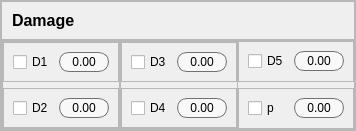
                  <widget class="QFrame" name="frame_damage_model">
                   <property name="enabled">
                    <bool>true</bool>
                   </property>
                   <property name="frameShape">
                    <enum>QFrame::Shape::StyledPanel</enum>
                   </property>
                   <property name="frameShadow">
                    <enum>QFrame::Shadow::Raised</enum>
                   </property>
                   <layout class="QVBoxLayout" name="verticalLayout_33">
                    <property name="spacing">
                     <number>0</number>
                    </property>
                    <property name="leftMargin">
                     <number>0</number>
                    </property>
                    <property name="topMargin">
                     <number>0</number>
                    </property>
                    <property name="rightMargin">
                     <number>0</number>
                    </property>
                    <property name="bottomMargin">
                     <number>0</number>
                    </property>
                    <item>
                     <widget class="QFrame" name="frame_58">
                      <property name="frameShape">
                       <enum>QFrame::Shape::StyledPanel</enum>
                      </property>
                      <property name="frameShadow">
                       <enum>QFrame::Shadow::Raised</enum>
                      </property>
                      <layout class="QVBoxLayout" name="verticalLayout_34">
                       <property name="leftMargin">
                        <number>10</number>
                       </property>
                       <item>
                        <widget class="QLabel" name="label_19">
                         <property name="font">
                          <font>
                           <pointsize>12</pointsize>
                           <bold>true</bold>
                          </font>
                         </property>
                         <property name="text">
                          <string>Damage</string>
                         </property>
                        </widget>
                       </item>
                      </layout>
                     </widget>
                    </item>
                    <item>
                     <widget class="QFrame" name="frame_damage_properties">
                      <property name="enabled">
                       <bool>true</bool>
                      </property>
                      <property name="styleSheet">
                       <string notr="true">/* QLabel*/
QLabel{
color: rgb(0, 0, 0);
background-color: rgba(255, 255, 255, 150);
border-radius: 10px;
border: 1px solid rgb(113, 113, 113);}</string>
                      </property>
                      <property name="frameShape">
                       <enum>QFrame::Shape::StyledPanel</enum>
                      </property>
                      <property name="frameShadow">
                       <enum>QFrame::Shadow::Raised</enum>
                      </property>
                      <layout class="QHBoxLayout" name="horizontalLayout_30">
                       <property name="spacing">
                        <number>0</number>
                       </property>
                       <property name="leftMargin">
                        <number>0</number>
                       </property>
                       <property name="topMargin">
                        <number>0</number>
                       </property>
                       <property name="rightMargin">
                        <number>0</number>
                       </property>
                       <property name="bottomMargin">
                        <number>0</number>
                       </property>
                       <item>
                        <widget class="QFrame" name="frame_60">
                         <property name="frameShape">
                          <enum>QFrame::Shape::StyledPanel</enum>
                         </property>
                         <property name="frameShadow">
                          <enum>QFrame::Shadow::Raised</enum>
                         </property>
                         <layout class="QVBoxLayout" name="verticalLayout_35">
                          <property name="leftMargin">
                           <number>0</number>
                          </property>
                          <property name="topMargin">
                           <number>0</number>
                          </property>
                          <property name="rightMargin">
                           <number>0</number>
                          </property>
                          <property name="bottomMargin">
                           <number>0</number>
                          </property>
                          <item>
                           <widget class="QFrame" name="frame_61">
                            <property name="frameShape">
                             <enum>QFrame::Shape::StyledPanel</enum>
                            </property>
                            <property name="frameShadow">
                             <enum>QFrame::Shadow::Raised</enum>
                            </property>
                            <layout class="QHBoxLayout" name="horizontalLayout_31">
                             <item>
                              <widget class="QCheckBox" name="checkBox_param_D1">
                               <property name="minimumSize">
                                <size>
                                 <width>0</width>
                                 <height>0</height>
                                </size>
                               </property>
                               <property name="maximumSize">
                                <size>
                                 <width>40</width>
                                 <height>16777215</height>
                                </size>
                               </property>
                               <property name="text">
                                <string>D1</string>
                               </property>
                              </widget>
                             </item>
                             <item>
                              <widget class="QLabel" name="label_param_D1">
                               <property name="minimumSize">
                                <size>
                                 <width>50</width>
                                 <height>20</height>
                                </size>
                               </property>
                               <property name="maximumSize">
                                <size>
                                 <width>50</width>
                                 <height>20</height>
                                </size>
                               </property>
                               <property name="text">
                                <string>0.00</string>
                               </property>
                               <property name="alignment">
                                <set>Qt::AlignmentFlag::AlignCenter</set>
                               </property>
                              </widget>
                             </item>
                            </layout>
                           </widget>
                          </item>
                          <item>
                           <widget class="QFrame" name="frame_62">
                            <property name="frameShape">
                             <enum>QFrame::Shape::StyledPanel</enum>
                            </property>
                            <property name="frameShadow">
                             <enum>QFrame::Shadow::Raised</enum>
                            </property>
                            <layout class="QHBoxLayout" name="horizontalLayout_32">
                             <item>
                              <widget class="QCheckBox" name="checkBox_param_D2">
                               <property name="minimumSize">
                                <size>
                                 <width>0</width>
                                 <height>0</height>
                                </size>
                               </property>
                               <property name="maximumSize">
                                <size>
                                 <width>40</width>
                                 <height>16777215</height>
                                </size>
                               </property>
                               <property name="text">
                                <string>D2</string>
                               </property>
                              </widget>
                             </item>
                             <item>
                              <widget class="QLabel" name="label_param_D2">
                               <property name="minimumSize">
                                <size>
                                 <width>50</width>
                                 <height>20</height>
                                </size>
                               </property>
                               <property name="maximumSize">
                                <size>
                                 <width>50</width>
                                 <height>20</height>
                                </size>
                               </property>
                               <property name="text">
                                <string>0.00</string>
                               </property>
                               <property name="alignment">
                                <set>Qt::AlignmentFlag::AlignCenter</set>
                               </property>
                              </widget>
                             </item>
                            </layout>
                           </widget>
                          </item>
                         </layout>
                        </widget>
                       </item>
                       <item>
                        <widget class="QFrame" name="frame_64">
                         <property name="frameShape">
                          <enum>QFrame::Shape::StyledPanel</enum>
                         </property>
                         <property name="frameShadow">
                          <enum>QFrame::Shadow::Raised</enum>
                         </property>
                         <layout class="QVBoxLayout" name="verticalLayout_36">
                          <property name="leftMargin">
                           <number>0</number>
                          </property>
                          <property name="topMargin">
                           <number>0</number>
                          </property>
                          <property name="rightMargin">
                           <number>0</number>
                          </property>
                          <property name="bottomMargin">
                           <number>0</number>
                          </property>
                          <item>
                           <widget class="QFrame" name="frame_63">
                            <property name="frameShape">
                             <enum>QFrame::Shape::StyledPanel</enum>
                            </property>
                            <property name="frameShadow">
                             <enum>QFrame::Shadow::Raised</enum>
                            </property>
                            <layout class="QHBoxLayout" name="horizontalLayout_33">
                             <item>
                              <widget class="QCheckBox" name="checkBox_param_D3">
                               <property name="minimumSize">
                                <size>
                                 <width>0</width>
                                 <height>0</height>
                                </size>
                               </property>
                               <property name="maximumSize">
                                <size>
                                 <width>40</width>
                                 <height>16777215</height>
                                </size>
                               </property>
                               <property name="text">
                                <string>D3</string>
                               </property>
                              </widget>
                             </item>
                             <item>
                              <widget class="QLabel" name="label_param_D3">
                               <property name="minimumSize">
                                <size>
                                 <width>50</width>
                                 <height>20</height>
                                </size>
                               </property>
                               <property name="maximumSize">
                                <size>
                                 <width>50</width>
                                 <height>20</height>
                                </size>
                               </property>
                               <property name="text">
                                <string>0.00</string>
                               </property>
                               <property name="alignment">
                                <set>Qt::AlignmentFlag::AlignCenter</set>
                               </property>
                              </widget>
                             </item>
                            </layout>
                           </widget>
                          </item>
                          <item>
                           <widget class="QFrame" name="frame_65">
                            <property name="frameShape">
                             <enum>QFrame::Shape::StyledPanel</enum>
                            </property>
                            <property name="frameShadow">
                             <enum>QFrame::Shadow::Raised</enum>
                            </property>
                            <layout class="QHBoxLayout" name="horizontalLayout_34">
                             <item>
                              <widget class="QCheckBox" name="checkBox_param_D4">
                               <property name="minimumSize">
                                <size>
                                 <width>0</width>
                                 <height>0</height>
                                </size>
                               </property>
                               <property name="maximumSize">
                                <size>
                                 <width>40</width>
                                 <height>16777215</height>
                                </size>
                               </property>
                               <property name="text">
                                <string>D4</string>
                               </property>
                              </widget>
                             </item>
                             <item>
                              <widget class="QLabel" name="label_param_D4">
                               <property name="minimumSize">
                                <size>
                                 <width>50</width>
                                 <height>20</height>
                                </size>
                               </property>
                               <property name="maximumSize">
                                <size>
                                 <width>50</width>
                                 <height>20</height>
                                </size>
                               </property>
                               <property name="text">
                                <string>0.00</string>
                               </property>
                               <property name="alignment">
                                <set>Qt::AlignmentFlag::AlignCenter</set>
                               </property>
                              </widget>
                             </item>
                            </layout>
                           </widget>
                          </item>
                         </layout>
                        </widget>
                       </item>
                       <item>
                        <widget class="QFrame" name="frame_68">
                         <property name="frameShape">
                          <enum>QFrame::Shape::NoFrame</enum>
                         </property>
                         <property name="frameShadow">
                          <enum>QFrame::Shadow::Raised</enum>
                         </property>
                         <layout class="QVBoxLayout" name="verticalLayout_37">
                          <property name="leftMargin">
                           <number>0</number>
                          </property>
                          <property name="topMargin">
                           <number>0</number>
                          </property>
                          <property name="rightMargin">
                           <number>0</number>
                          </property>
                          <property name="bottomMargin">
                           <number>0</number>
                          </property>
                          <item>
                           <widget class="QFrame" name="frame_66">
                            <property name="frameShape">
                             <enum>QFrame::Shape::StyledPanel</enum>
                            </property>
                            <property name="frameShadow">
                             <enum>QFrame::Shadow::Raised</enum>
                            </property>
                            <layout class="QHBoxLayout" name="horizontalLayout_35">
                             <item>
                              <widget class="QCheckBox" name="checkBox_param_D5">
                               <property name="minimumSize">
                                <size>
                                 <width>0</width>
                                 <height>0</height>
                                </size>
                               </property>
                               <property name="maximumSize">
                                <size>
                                 <width>40</width>
                                 <height>16777215</height>
                                </size>
                               </property>
                               <property name="text">
                                <string>D5</string>
                               </property>
                              </widget>
                             </item>
                             <item>
                              <widget class="QLabel" name="label_param_D5">
                               <property name="minimumSize">
                                <size>
                                 <width>50</width>
                                 <height>20</height>
                                </size>
                               </property>
                               <property name="maximumSize">
                                <size>
                                 <width>50</width>
                                 <height>20</height>
                                </size>
                               </property>
                               <property name="text">
                                <string>0.00</string>
                               </property>
                               <property name="alignment">
                                <set>Qt::AlignmentFlag::AlignCenter</set>
                               </property>
                              </widget>
                             </item>
                            </layout>
                           </widget>
                          </item>
                          <item>
                           <widget class="QFrame" name="frame_71">
                            <property name="frameShape">
                             <enum>QFrame::Shape::StyledPanel</enum>
                            </property>
                            <property name="frameShadow">
                             <enum>QFrame::Shadow::Raised</enum>
                            </property>
                            <layout class="QHBoxLayout" name="horizontalLayout_39">
                             <item>
                              <widget class="QCheckBox" name="checkBox_param_p">
                               <property name="minimumSize">
                                <size>
                                 <width>0</width>
                                 <height>0</height>
                                </size>
                               </property>
                               <property name="maximumSize">
                                <size>
                                 <width>40</width>
                                 <height>16777215</height>
                                </size>
                               </property>
                               <property name="text">
                                <string>p</string>
                               </property>
                              </widget>
                             </item>
                             <item>
                              <widget class="QLabel" name="label_param_p">
                               <property name="minimumSize">
                                <size>
                                 <width>50</width>
                                 <height>20</height>
                                </size>
                               </property>
                               <property name="maximumSize">
                                <size>
                                 <width>50</width>
                                 <height>20</height>
                                </size>
                               </property>
                               <property name="text">
                                <string>0.00</string>
                               </property>
                               <property name="alignment">
                                <set>Qt::AlignmentFlag::AlignCenter</set>
                               </property>
                              </widget>
                             </item>
                            </layout>
                           </widget>
                          </item>
                         </layout>
                        </widget>
                       </item>
                      </layout>
                     </widget>
                    </item>
                   </layout>
                  </widget>
